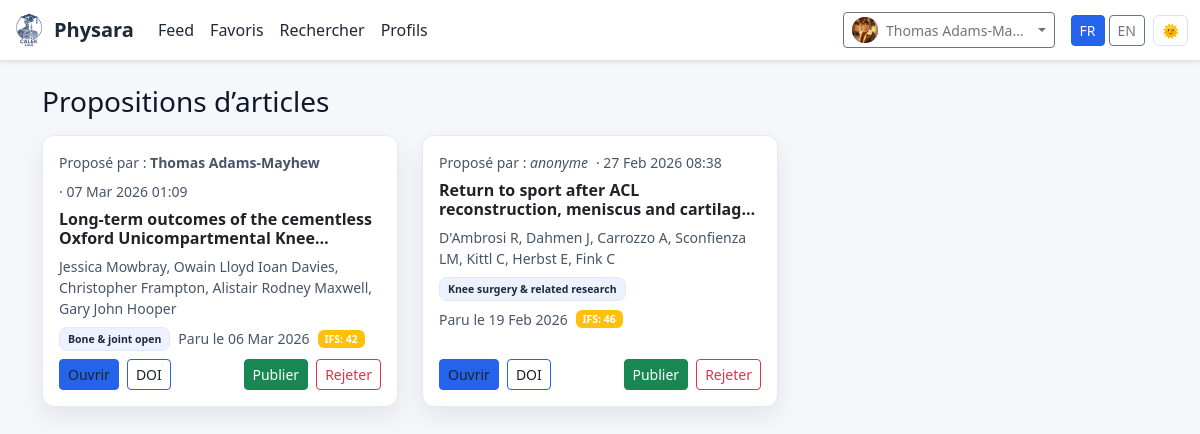
Screenshot of /admin/proposals (signed in) with the database file from the repository.
### app.py (models this page shows, shortened)
class User(UserMixin, db.Model):
    id = db.Column(db.Integer, primary_key=True)
    email = db.Column(db.String(120), unique=True, nullable=False)
    name = db.Column(db.String(120))
    password_hash = db.Column(db.String(255), nullable=False)
    role = db.Column(db.String(20), default="user")
    created_at = db.Column(db.DateTime, default=datetime.utcnow)
    bio = db.Column(db.Text)
    photo_filename = db.Column(db.String(255))
    profession = db.Column(db.String(120))
    profession_autre = db.Column(db.String(120))
    annee_etudes = db.Column(db.String(10))
    est_etudiant = db.Column(db.Boolean, default=False)
    formations_complementaires = db.Column(db.Text)
    specialite = db.Column(db.String(120))
    specialite_autre = db.Column(db.String(120))
    ville = db.Column(db.String(120))
    adresse_cabinet = db.Column(db.Text)
    annees_experience = db.Column(db.Integer)
    facebook = db.Column(db.String(255))
    instagram = db.Column(db.String(255))
    linkedin = db.Column(db.String(255))
    tiktok = db.Column(db.String(255))
    youtube = db.Column(db.String(255))
    abonnements_publics = db.Column(db.Boolean, default=True)
    zotero_api_key = db.Column(db.String(200))
    zotero_user_id = db.Column(db.String(50))

class Proposal(db.Model):
    __tablename__ = "proposal"
    id = db.Column(db.Integer, primary_key=True)
    article_id  = db.Column(db.Integer, db.ForeignKey("article.id"), nullable=False)
    proposer_id = db.Column(db.Integer, db.ForeignKey("user.id"),    nullable=False)
    share_name  = db.Column(db.Boolean, default=False, nullable=False)
    note        = db.Column(db.Text)
    created_at  = db.Column(db.DateTime, default=datetime.utcnow)
    article  = db.relationship("Article", backref="proposals")
    proposer = db.relationship("User",    backref="proposals", foreign_keys=[proposer_id])
    @property
    def user(self):
        return self.proposer

class Article(db.Model):
    id = db.Column(db.Integer, primary_key=True)
    title = db.Column(db.String(500), nullable=False)
    authors = db.Column(db.String(500))
    journal = db.Column(db.String(300))
    doi = db.Column(db.String(200), index=True)
    url = db.Column(db.String(500))
    abstract = db.Column(db.Text)
    published_date = db.Column(db.DateTime)
    published_at = db.Column(db.DateTime)
    source = db.Column(db.String(50))  # 'pubmed' | 'crossref' | 'manual'
    is_published = db.Column(db.Boolean, default=False)
    featured = db.Column(db.Boolean, default=False)
    domain = db.Column(db.String(80))
    pathology = db.Column(db.String(120))
    study_type = db.Column(db.String(80))
    source_order = db.Column(db.Integer)
    posted_by_id = db.Column(db.Integer, db.ForeignKey("user.id"))
    posted_by = db.relationship("User", backref="posts")
    created_at = db.Column(db.DateTime, default=datetime.utcnow)
    proposer_display_name = db.Column(db.String(120), nullable=True)

### app.py (the view)
@app.route('/admin/proposals')
@login_required
@admin_required
def admin_proposals():
    proposals = (
        Proposal.query
        .options(
            joinedload(Proposal.article),
            joinedload(Proposal.proposer)   # <- ICI
        )
        .order_by(Proposal.created_at.desc())
        .all()
    )
    return render_template('proposals.html', proposals=proposals)

### app.py (called while the page is built, shortened)
def t(key: str) -> str:
    lang = session.get('lang', 'fr')
    return TRANSLATIONS.get(lang, {}).get(key, key)

@login_manager.user_loader
def load_user(proposer_id):
    return User.query.get(int(proposer_id))

def admin_required(f):
    @wraps(f)
    def wrapper(*a, **k):
        if not current_user.is_authenticated or current_user.role != "admin":
            flash("Accès administrateur requis.", "warning")
            return redirect(url_for("login"))
        return f(*a, **k)
    return wrapper

def _journal_score(journal: str) -> tuple[int, str]:
    if not journal:
        return 0, ""
    if_ = JOURNAL_IF.get(journal)
    if if_ is None:
        jl = journal.lower()
        for k, v in JOURNAL_IF.items():
            if k.lower() in jl or jl in k.lower():
                if_ = v
                break
    if if_ is None:
        return 0, ""

def _infer_study_type(article) -> str | None:
    txt = f"{article.title or ''} {article.abstract or ''}".lower()
    for kw, label in _STUDY_HINTS:
        if kw in txt:
            return label
    return None

def _study_score(article) -> tuple[int, str]:
    st = (article.study_type or "").lower().strip()
    if not st:
        st = _infer_study_type(article) or ""
    if st in STUDY_TYPE_SCORES:
        pts, label = STUDY_TYPE_SCORES[st]
        return pts, label
    return 0, "Type d'étude non déterminé"

def _sample_size_score(article) -> tuple[int, str]:
    text = f"{article.abstract or ''} {article.title or ''}".replace("\u00a0", " ")
    n = None
    m = re.search(r"\bn\s*=\s*(\d{2,5})\b", text, re.I)
    if m:
        n = int(m.group(1))
    else:
        m = re.search(r"\b(\d{2,5})\s+(participants?|patients?|subjects?|individuals?)\b", text, re.I)
        if m:
            n = int(m.group(1))
    if not n:
        return 0, ""

def _abstract_score(article) -> tuple[int, str]:
    ab = (article.abstract or "").strip()
    if not ab:
        return -5, "Abstract absent (-5)"
    structured = bool(re.search(
        r'\b(background|methods|results|conclusion|objective|aims?|purpose)\b',
        ab[:500], re.I
    ))
    if structured:
        return 7, "Abstract structuré (+7)"
    return 3, "Abstract présent (+3)"

@app.context_processor
def inject_helpers():
    return {
        "reliability_score": reliability_score,
        "is_probably_french": _is_probably_french,
    }

### templates/proposals.html (shortened to what this page needs)
{% extends "layout.html" %}
{% block content %}
<h3 class="mb-3">Propositions d’articles</h3>
{% if not proposals %}
  <p class="text-muted">Aucune proposition pour le moment.</p>
{% else %}
  <div class="row gy-3">
    {% for p in proposals %}
    <div class="col-md-6 col-lg-4">
      <div class="card h-100 article-card p-3"
           role="button" tabindex="0"
           data-article-id="{{ p.article.id }}"
           data-proposal-id="{{ p.id }}">
        <div class="small text-muted mb-2 d-flex flex-wrap align-items-center gap-2">
          <span>Proposé par :
            {% if p.user and p.share_name %}
              <strong>{{ p.user.name or p.user.email }}</strong>
            {% else %}
              <em>anonyme</em>
            {% endif %}
          </span>
          <span>· {{ p.created_at.strftime('%d %b %Y %H:%M') }}</span>
        </div>
        <h6 class="fw-bold line-clamp-2">{{ p.article.title }}</h6>
        {% if p.article.authors %}
          <p class="small text-muted mb-2">{{ p.article.authors }}</p>
        {% endif %}
        <div class="small text-muted mb-2 d-flex flex-wrap gap-2 align-items-center">
          {% if p.article.journal %}<span class="badge badge-soft badge-journal">{{ p.article.journal }}</span>{% endif %}
          {% if p.article.published_date %}<span>Paru le {{ p.article.published_date.strftime('%d %b %Y') }}</span>{% endif %}
          {% set sc = reliability_score(p.article)[0] %}
          {% set ifs_color =
              'bg-success' if sc>=80 else
              'bg-primary' if sc>=60 else
              'bg-warning' if sc>=40 else
              'bg-danger' %}
          <span class="badge {{ ifs_color }}">IFS: {{ sc }}</span>
        </div>
        <div class="mt-auto d-flex gap-2">
          {% if p.article.url %}
            <a class="btn btn-sm btn-primary" target="_blank" href="{{ p.article.url }}" onclick="event.stopPropagation()">Ouvrir</a>
          {% endif %}
          {% if p.article.doi %}
            <a class="btn btn-sm btn-outline-primary" target="_blank" href="https://doi.org/{{ p.article.doi }}" onclick="event.stopPropagation()">DOI</a>
          {% endif %}
          <div class="ms-auto d-flex gap-2">
            <form method="post" action="{{ url_for('admin_proposals_approve', pid=p.id) }}" onclick="event.stopPropagation()">
              <button class="btn btn-sm btn-success">Publier</button>
            </form>
            <form method="post" action="{{ url_for('admin_proposals_reject', pid=p.id) }}"
                  onclick="event.stopPropagation()"
                  onsubmit="return confirm('Rejeter cette proposition ?');">
              <button class="btn btn-sm btn-outline-danger">Rejeter</button>
            </form>
          </div>
        </div>
      </div>
    </div>
    {% endfor %}
  </div>
{% endif %}
{% endblock %}

### templates/layout.html (shortened to what this page needs)
<!doctype html>
<html lang="fr" data-bs-theme="light">
<head>
  <link href="https://cdn.jsdelivr.net/npm/bootstrap@5.3.3/dist/css/bootstrap.min.css" rel="stylesheet">
  <link href="{{ url_for('static', filename='css/theme.css') }}" rel="stylesheet">
</head>
<body>
<nav class="navbar navbar-expand-lg sticky-top shadow-sm bg-body border-bottom">
  <div class="container-fluid">
    <a class="navbar-brand fw-bold d-flex align-items-center gap-2" href="{{ url_for('index') }}">
      <img src="{{ url_for('static', filename='img/physara-logo.png') }}" alt="Physara" class="logo-img" style="height:34px;width:auto;object-fit:contain">
      <span>Physara</span>
    </a>
    <div class="collapse navbar-collapse" id="navbarNav">
      <ul class="navbar-nav me-auto mb-2 mb-lg-0">
        {% if current_user.is_authenticated %}
          <li class="nav-item"><a class="nav-link{% if request.endpoint == 'feed' %} active{% endif %}" href="{{ url_for('feed') }}">{{ t('nav.feed') }}</a></li>
          <li class="nav-item"><a class="nav-link{% if request.endpoint == 'favorites' %} active{% endif %}" href="{{ url_for('favorites') }}">{{ t('nav.favorites') }}</a></li>
          <li class="nav-item"><a class="nav-link{% if request.endpoint == 'my_drafts' %} active{% endif %}" href="{{ url_for('my_drafts') }}">{{ t('nav.search') }}</a></li>
          <li class="nav-item"><a class="nav-link{% if request.endpoint == 'users_list' %} active{% endif %}" href="{{ url_for('users_list') }}">{{ t('nav.users') }}</a></li>
        {% endif %}
      </ul>
      <div class="d-flex align-items-center gap-2">
        {% if current_user.is_authenticated %}
           <div class="dropdown">
            <button class="btn btn-sm btn-outline-secondary dropdown-toggle d-flex align-items-center gap-2"
                    data-bs-toggle="dropdown" aria-expanded="false" data-bs-offset="0,4">
              {% if current_user.photo_filename %}
                <img src="{{ url_for('static', filename='uploads/avatars/' + current_user.photo_filename) }}"
                    class="avatar-nav" style="object-fit:cover;" alt="">
              {% else %}
                <span class="avatar-nav avatar-initials-dynamic" data-seed="{{ current_user.email }}">{{ (current_user.name or current_user.email)[0].upper() }}</span>
              {% endif %}
              <span class="d-none d-md-inline text-truncate" style="max-width:140px;">{{ current_user.name or current_user.email.split('@')[0] }}</span>
            </button>
          </div>
        {% else %}
          <a href="{{ url_for('login') }}" class="btn btn-sm btn-outline-primary">{{ t('nav.login') }}</a>
          <a href="{{ url_for('signup') }}" class="btn btn-sm btn-primary">{{ t('nav.signup') }}</a>
        {% endif %}
        <div class="d-flex align-items-center gap-1 ms-2">
          <a href="{{ url_for('set_lang', lang='fr') }}"
             class="btn btn-sm {% if current_lang() == 'fr' %}btn-primary{% else %}btn-outline-secondary{% endif %}">
            FR
          </a>
          <a href="{{ url_for('set_lang', lang='en') }}"
             class="btn btn-sm {% if current_lang() == 'en' %}btn-primary{% else %}btn-outline-secondary{% endif %}">
            EN
          </a>
        </div>
        <button id="theme-toggle" class="btn btn-sm btn-outline-secondary d-none d-lg-inline-flex" title="Basculer le thème" aria-label="Basculer le thème">🌞</button>
      </div>
    </div>
  </div>
</nav>
<main class="container py-4">
  {% block content %}{% endblock %}
</main>
</body>
</html>

### static/css/theme.css (style rules this page uses)
:root { --bg: #fbf6f6; --panel: #ffffff; --panel-2: #f9fafc; --text: #0f172a; --muted: #475569; --primary: #2563eb; --accent: #f59e0b; --border: #e5e7eb; --shadow: 0 10px 24px rgba(16,24,40,.08); --nav-bg: #ffffff; --nav-border: #e5e7eb; }
html[data-bs-theme="light"] body { background: linear-gradient(180deg, #f7f9ff 0%, var(--bg) 60%); color: var(--text); }
html[data-bs-theme="light"] .navbar { background: var(--nav-bg); border-bottom: 1px solid var(--nav-border); box-shadow: 0 6px 16px rgba(16,24,40,.05); }
html[data-bs-theme="light"] .navbar .nav-link { color:#1f2937; }
html[data-bs-theme="light"] .article-card, html[data-bs-theme="light"] .side-card { background: var(--panel); border: 1px solid var(--border); box-shadow: var(--shadow); }
html[data-bs-theme="light"] .badge-soft { background: #eef2ff; color: #1e293b; border: 1px solid #e0e7ff; }
html[data-bs-theme="light"] .btn-primary { background: var(--primary); border-color: var(--primary); }
html[data-bs-theme="light"] .btn-outline-primary { border-color: var(--primary); color: #1e293b; }
.article-card { transition: transform .15s ease, box-shadow .15s ease, border-color .15s ease, background .15s ease; }
.badge-journal { display:inline-block; max-width:100%; overflow:hidden; text-overflow:ellipsis; white-space:nowrap; vertical-align:middle; }
.line-clamp-2, .line-clamp-3 { display:-webkit-box; -webkit-box-orient:vertical; overflow:hidden; }
.line-clamp-2 { -webkit-line-clamp:2; }
html[data-bs-theme="light"] .card a { color: #0f172a; }
html[data-bs-theme="light"] .card a.btn, html[data-bs-theme="light"] .card a.btn:hover { color: inherit; }
html[data-bs-theme="light"] .badge-soft { background: #eef2ff !important; color: #1e293b !important; border-color: #e0e7ff !important; }
html[data-bs-theme="light"] .text-muted { color: var(--muted) !important; }
html[data-bs-theme="light"] .navbar-brand, html[data-bs-theme="light"] .nav-link, html[data-bs-theme="light"] .user-email { color: #1f2937 !important; }
.navbar-brand .logo-img { height: 45px; width: auto; object-fit: contain; transition: transform 0.2s ease; }
.navbar-brand span { text-shadow: 0 1px 2px rgba(0,0,0,0.05); }
:root { --bg-body: #0f1115; --bg-card: #171a21; --text-main: #e8eaed; --text-muted: #9aa0a6; --border-soft: #2a2f3a; }
:root[data-bs-theme="light"] { --bg-body: #f5f7fb; --bg-card: #ffffff; --text-main: #1f2328; --text-muted: #56606b; --border-soft: #e6e9ef; }
html, body { background: var(--bg-body) !important; background-image: none !important; color: var(--text-main); }
body .container, body .container-fluid { background: none !important; }
.side-card, .article-card, .card { background: var(--bg-card) !important; color: var(--text-main) !important; border: 1px solid var(--border-soft) !important; }
.text-muted, .card .text-muted { color: var(--text-muted) !important; }
body * { background-image: none !important; }
.navbar, .navbar .container, .navbar .container-fluid { background: var(--bg-card) !important; background-image: none !important; }

### templates/layout.html (style rules this page uses)
.card[role="button"] { cursor: pointer; }
.article-card, .side-card { border: 1px solid rgba(0,0,0,.08); background: var(--bs-body-bg); transition: transform .12s ease, box-shadow .12s ease, border-color .12s ease; border-radius: .75rem; }
.badge-soft { background: rgba(0,0,0,.06); color: var(--bs-body-color); border: 1px solid rgba(0,0,0,.08); }
.badge-journal { display: inline-block; max-width: 100%; overflow: hidden; text-overflow: ellipsis; white-space: nowrap; padding: .35rem .5rem; border-radius: .5rem; }
.line-clamp-2 { display:-webkit-box;-webkit-line-clamp:2;-webkit-box-orient:vertical;overflow:hidden }
.avatar-nav { width: 26px; height: 26px; border-radius: 50%; background: #6366f1; color: #fff !important; font-weight: 700; font-size: 0.75rem; display: flex; align-items: center; justify-content: center; flex-shrink: 0; min-width: 26px; }
#theme-toggle, #theme-toggle-mobile { border: var(--bs-border-width) solid var(--bs-border-color) !important; border-radius: var(--bs-border-radius) !important; }

### rows the page displays
User: photo_filename (picture), name "Thomas Adams-Ma…"
Proposal: user "Thomas Adams-Mayhew", created_at "07 Mar 2026 01:09", article "Long-term outcomes of the cementless Oxford Unicompartmental…", article.authors "Jessica Mowbray, Owain Lloyd Ioan Davies, Christopher Frampton, Alistair Rodney Maxwell, Gary John Hooper", article.journal "Bone & joint open", article.published_date "06 Mar 2026", sc "42"
Proposal: share_name "anonyme", created_at "27 Feb 2026 08:38", article "Return to sport after ACL reconstruction, meniscus and…", article.authors "D'Ambrosi R, Dahmen J, Carrozzo A, Sconfienza LM, Kittl C, Herbst E, Fink C", article.journal "Knee surgery & related research", article.published_date "19 Feb 2026", sc "46"

### other values shown
{{ t('nav.feed') }} "Feed"
{{ t('nav.favorites') }} "Favoris"
{{ t('nav.search') }} "Rechercher"
{{ t('nav.users') }} "Profils"
